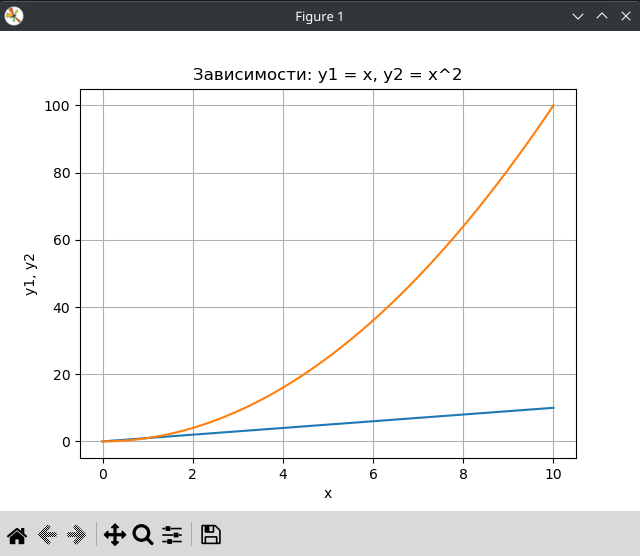

Write the Python code that produced this figure.
import matplotlib.pyplot as plt
import numpy as np
# Линейная зависимость
x = np.linspace(0, 10, 50)
y1 = x
# Квадратичная зависимость
y2 = [i**2 for i in x]
# Построение графика
plt.title('Зависимости: y1 = x, y2 = x^2') # заголовок
plt.xlabel('x') # ось абсцисс
plt.ylabel('y1, y2') # ось ординат
plt.grid() # включение отображение сетки
plt.plot(x, y1, x, y2) # построение графика
plt.show()
